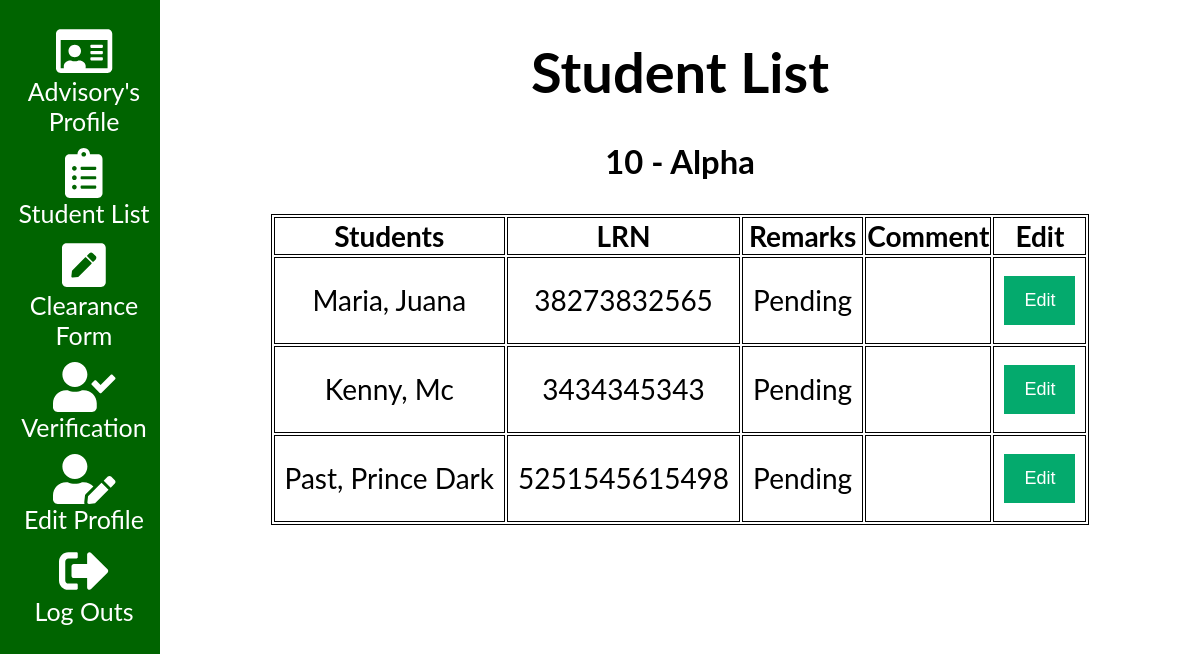
The app's page /teacherclearance.php (signed in), older data.
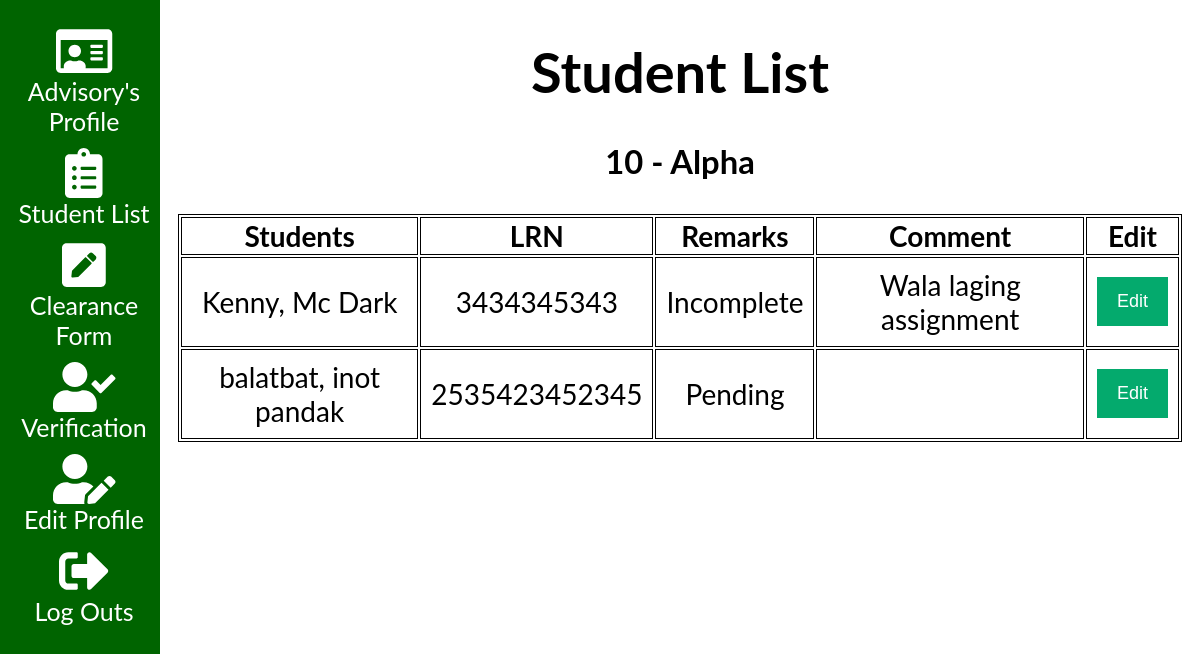
The same page, newer data.
### tables this page shows
CREATE TABLE `section` (
  `section_id` int(11) NOT NULL,
  `section_name` varchar(50) NOT NULL
);

CREATE TABLE `student` (
  `student_id` int(11) NOT NULL,
  `first_name` varchar(50) NOT NULL,
  `middle_name` varchar(50) DEFAULT NULL,
  `last_name` varchar(50) NOT NULL,
  `grade` int(2) NOT NULL,
  `section_id` int(11) NOT NULL,
  `lrn` bigint(15) NOT NULL,
  `gender` enum('Male','Female') NOT NULL,
  `contact_number` bigint(15) NOT NULL,
  `birthday` date NOT NULL,
  `address` varchar(50) NOT NULL,
  `username` varchar(50) NOT NULL,
  `password` varchar(50) NOT NULL,
  `status` enum('Pending','Verified') NOT NULL
);

### resources/plugins/clearance-table.php (the view)
<?php
$student = "SELECT a.student_id, a.first_name, a.middle_name, a.last_name, a.lrn, b.remarks, b.comment
FROM student a
JOIN clearance b ON b.student_id = a.student_id
JOIN lesson_plan c ON b.lesson_plan_id = b.lesson_plan_id
JOIN teacher d ON d.teacher_id = c.teacher_id
JOIN section e ON e.section_id = c.section_id
WHERE d.teacher_id = $current_id
AND a.section_id = $section_id
GROUP BY a.student_id";
$result = $conn->query($student);
if ($result->num_rows > 0) {
    echo
    "
    <table class='table-list table-to-refresh'>
    <tr>
    <th>Students</th>
    <th>LRN</th>
    <th>Remarks</th>
    <th>Comment</th>
    <th>Edit</th>
    </tr>";
    while($row = $result->fetch_assoc()) { ?>
            <td align="center"><?php echo $row["last_name"] . ', ' . $row['first_name'] . '  ' . $row['middle_name']; ?></td>
            <td><?php echo $row["lrn"]?></td>
            <td><?php echo $row["remarks"]?></td>
            <td><?php echo $row["comment"]?></td>
            <td><button type='submit' name='verified' value="<?php echo $row['student_id'] ?>" >Edit</button></td>
      </tr><?php
    }
    echo "</table>";
    } else {
    echo "0 results";
    }
?>

### teacherclearance.php (shortened to what this page needs)
<?php
$current_id = $_SESSION['teacher_id'];
$conn = connect();
$profilesql = "SELECT c.section_id ,c.section_name FROM teacher a
JOIN lesson_plan b ON a.teacher_id = b.teacher_id
JOIN section c ON b.section_id = c.section_id
WHERE a.teacher_id = $current_id";
    $profilequery = mysqli_query($conn, $profilesql);
$row2 = mysqli_fetch_assoc($profilequery);
$section = $row2['section_name'];
$section_id = $row2['section_id'];
$current_id = $_SESSION['teacher_id'];
$profilesql = "SELECT * FROM teacher a
JOIN lesson_plan b ON  a.teacher_id = b.teacher_id
JOIN section c ON b.section_id = c.section_id
JOIN subject d ON b.subject_id = d.subject_id
WHERE a.teacher_id = $current_id";
    $profilequery = mysqli_query($conn, $profilesql);
$row = mysqli_fetch_assoc($profilequery);
?>
<!DOCTYPE html>
<html>
<head>
<link rel="stylesheet" href="resources/css/main.css">
</head>
<body>
<form method="post">
<?php include "resources/plugins/teachersidenav.php" ?>
    <div class="main">
        <center><h1>Student List</h1></center>
        <?php
        echo "<center><h3>10 - $section </h3></center>";
        include "resources/plugins/clearance-table.php"
        ?>
    </div>
        </form>
</body>
</html>

### resources/plugins/teachersidenav.php (shortened to what this page needs)
<?php
$directoryURI = $_SERVER['REQUEST_URI'];
$path = parse_url($directoryURI, PHP_URL_PATH);
?>
<?php
        if($row['advisory_section_id'] != null){?>
        <div class="sidenav">
        <a href="teacherdashboard.php"> <i class="<?php if ($path=="/LAYOUT/teacherdashboard.php") {echo "active"; }?> far fa-id-card teacher-icons" aria-hidden="true" style="font-size:50px"></i><br>Advisory's Profile</a>
        <a href="studentlist.php"> <i class="<?php if ($path=="/LAYOUT/studentlist.php") {echo "active"; }?> fas fa-clipboard-list teacher-icons" aria-hidden="true" style="font-size:50px"></i><br>Student List</a>
        <a href="teacherclearance.php"> <i class="<?php if ($path=="/LAYOUT/teacherclearance.php") {echo "active"; }?> fas fa-pen-square teacher-icons" aria-hidden="true" style="font-size:50px"></i><br>Clearance Form</a>
        <a href="verification.php"> <i class="<?php if ($path=="/LAYOUT/verification.php") {echo "active"; }?> fas fa-user-check" aria-hidden="true" style="font-size:50px"></i><br>Verification</a>
        <a href="teacheredit.php"> <i class="<?php if ($path=="/LAYOUT/teacheredit.php") {echo "active"; }?> fas fa-user-edit teacher-icons" style="font-size:50px"></i><br>Edit Profile</a>
        <a href="logout.php"> <i class="fas fa-sign-out-alt teacher-icons" style="font-size:50px"></i><br>Log Outs</a>
        </div>
    <?php }
?>

### resources/css/main.css (style rules this page uses)
body { font-family: "Lato", sans-serif; }
.sidenav { height: 100%; width: 160px; position: fixed; z-index: 1; top: 0; left: 0; background-color: #006400; overflow-x: hidden; padding-top: 20px; text-align: center; }
.sidenav a, i { padding: 6px 8px 6px 16px; text-decoration: none; font-size: 25px; color: white; display: block; text-align: center; }
.main { margin-left: 160px; font-size: 28px; padding: 0px 10px; }
button { background-color: #04AA6D; color: white; padding: 14px 20px; margin: 8px 0; border: none; cursor: pointer; width: 100%; text-align:center; font-family: Fontin, Arial, Verdana; font-size: 18px; }
table, th, td { border: 1px solid black; }
table { margin-top:150px; }
td { padding: 10px; text-align: center }
.table-profile, .table-list, .table-clearance { margin-left: auto; margin-right: auto; }
.table-clearance, .table-list { margin-top: auto; }
.table-list { text-align: center; }
.teacher-icons { font-size: 70px; text-align: center; }

Row changes from the older to the newer data that the page shows:
no longer on this page (row edited): student: last_name "Maria", first_name "Juana", lrn "38273832565", remarks "Pending", $row['student_id'] 2 (drawn)
no longer on this page (row edited): student: last_name "Past", first_name "Prince", middle_name "Dark", lrn "5251545615498", remarks "Pending", $row['student_id'] 6 (drawn)
changed student "Kenny": middle_name (not shown) → "Dark"; remarks "Pending" → "Incomplete"; comment (not shown) → "Wala laging assignment"
added student: last_name "balatbat", first_name "inot", middle_name "pandak", lrn "2535423452345", remarks "Pending", $row['student_id'] 18 (drawn)
